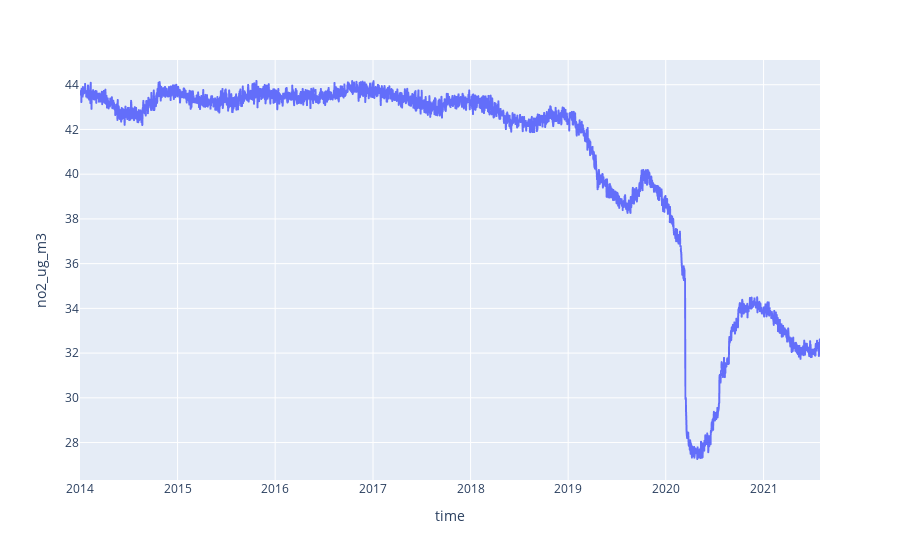

Notebook code cell kept with this figure:
### Code cell
pd.options.plotting.backend = "plotly"

aq_df = get_air_quality_df("../01-data",meteo_normalized=True)
df = aq_df.copy().set_index(
        ["zone","time"]
    ).groupby([pd.Grouper(level='zone'), 
                pd.Grouper(level='time', freq='1D')]
    ).mean().reset_index()
df[df.zone==2].plot(
    x = "time",
    y = "no2_ug_m3",
)

### Figure 1 — Plotly figure (JSON) as saved in the notebook; plotly's stock layout.template omitted (floating-point values rounded to 4 significant figures; data arrays with more than 128 entries replaced by an {"elided": "..."} marker saying what was removed)
{"data": [{"hovertemplate": "time=%{x}<br>no2_ug_m3=%{y}<extra></extra>", "legendgroup": "", "line": {"color": "#636efa", "dash": "solid"}, "marker": {"symbol": "circle"}, "mode": "lines", "name": "", "showlegend": false, "type": "scattergl", "x": {"elided": "2769 str values"}, "xaxis": "x", "y": {"elided": "2769 float values"}, "yaxis": "y"}], "layout": {"autosize": true, "legend": {"tracegroupgap": 0}, "margin": {"t": 60}, "xaxis": {"anchor": "y", "autorange": true, "domain": [0, 1], "range": ["2014-01-01", "2021-07-31"], "title": {"text": "time"}, "type": "date"}, "yaxis": {"anchor": "x", "autorange": true, "domain": [0, 1], "range": [26.33, 45.11], "title": {"text": "no2_ug_m3"}, "type": "linear"}}}
